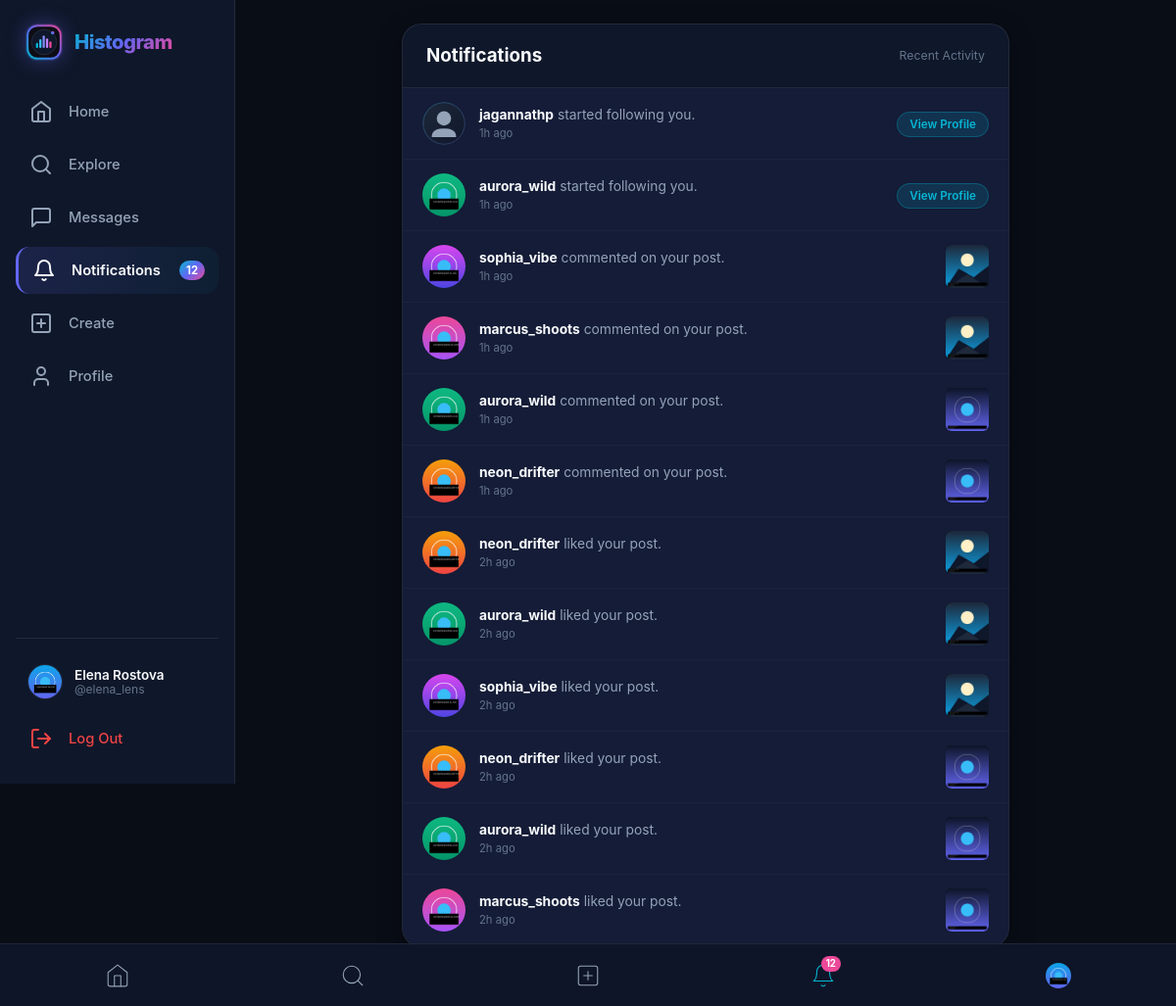
Screenshot of /notifications (signed in) with the database file from the repository.
### tables this page shows
CREATE TABLE users (
        id INTEGER PRIMARY KEY AUTOINCREMENT,
        username TEXT UNIQUE NOT NULL COLLATE NOCASE,
        email TEXT UNIQUE NOT NULL COLLATE NOCASE,
        password_hash TEXT NOT NULL,
        full_name TEXT,
        bio TEXT,
        profile_picture TEXT DEFAULT 'default_avatar.svg',
        created_at TIMESTAMP DEFAULT CURRENT_TIMESTAMP
    );

CREATE TABLE notifications (
        id INTEGER PRIMARY KEY AUTOINCREMENT,
        user_id INTEGER NOT NULL,
        actor_id INTEGER NOT NULL,
        notification_type TEXT NOT NULL CHECK(notification_type IN ('like', 'comment', 'follow', 'message')),
        post_id INTEGER,
        is_read INTEGER DEFAULT 0,
        created_at TIMESTAMP DEFAULT CURRENT_TIMESTAMP,
        FOREIGN KEY (user_id) REFERENCES users(id) ON DELETE CASCADE,
        FOREIGN KEY (actor_id) REFERENCES users(id) ON DELETE CASCADE,
        FOREIGN KEY (post_id) REFERENCES posts(id) ON DELETE CASCADE
    );

CREATE TABLE posts (
        id INTEGER PRIMARY KEY AUTOINCREMENT,
        user_id INTEGER NOT NULL,
        media_path TEXT NOT NULL,
        media_type TEXT NOT NULL CHECK(media_type IN ('image', 'video')),
        caption TEXT,
        created_at TIMESTAMP DEFAULT CURRENT_TIMESTAMP,
        FOREIGN KEY (user_id) REFERENCES users(id) ON DELETE CASCADE
    );

### app.py (the view)
@app.route('/notifications')
@login_required
def notifications_page():
    current_user = get_current_user()
    user_id = current_user['id']
    notifs = database.query_db("""
        SELECT n.*, u.username as actor_username, u.full_name as actor_name, u.profile_picture as actor_avatar,
               p.media_path as post_media, p.media_type as post_media_type
        FROM notifications n
        JOIN users u ON n.actor_id = u.id
        LEFT JOIN posts p ON n.post_id = p.id
        WHERE n.user_id = ?
        ORDER BY n.created_at DESC
        LIMIT 50
    """, (user_id,))
    database.execute_db("UPDATE notifications SET is_read = 1 WHERE user_id = ?", (user_id,))
    return render_template('notifications.html', notifications=[dict(n) for n in notifs])

### app.py (called while the page is built)
def get_current_user():
    user_id = session.get('user_id')
    if not user_id:
        return None
    return database.query_db("SELECT * FROM users WHERE id = ?", (user_id,), one=True)

def login_required(f):
    @wraps(f)
    def decorated_function(*args, **kwargs):
        if 'user_id' not in session:
            flash("Please log in to access this page.", "warning")
            return redirect(url_for('login', next=request.url))
        return f(*args, **kwargs)
    return decorated_function

@app.template_filter('timeago')
def timeago_filter(dt_str):
    if not dt_str:
        return ""
    try:
        if isinstance(dt_str, datetime):
            dt = dt_str
        else:
            dt = datetime.strptime(str(dt_str).split('.')[0], "%Y-%m-%d %H:%M:%S")
        now = datetime.now(timezone.utc).replace(tzinfo=None)
        diff = now - dt
        seconds = int(diff.total_seconds())
        if seconds < 60:
            return "just now"
        elif seconds < 3600:
            m = seconds // 60
            return f"{m}m ago"
        elif seconds < 86400:
            h = seconds // 3600
            return f"{h}h ago"
        elif seconds < 604800:
            d = seconds // 86400
            return f"{d}d ago"
        else:
            w = seconds // 604800
            return f"{w}w ago"
    except Exception:
        return str(dt_str)

@app.context_processor
def inject_global_context():
    current_user = get_current_user()
    unread_notifications = 0
    unread_messages = 0
    if current_user:
        n_row = database.query_db(
            "SELECT COUNT(*) as cnt FROM notifications WHERE user_id = ? AND is_read = 0",
            (current_user['id'],), one=True
        )
        unread_notifications = n_row['cnt'] if n_row else 0
        m_row = database.query_db(
            "SELECT COUNT(*) as cnt FROM messages WHERE receiver_id = ? AND is_read = 0",
            (current_user['id'],), one=True
        )
        unread_messages = m_row['cnt'] if m_row else 0
    return {
        'current_user': current_user,
        'unread_notifications_count': unread_notifications,
        'unread_messages_count': unread_messages,
        'now_year': datetime.now().year
    }

### database.py (called while the page is built)
def get_db_connection():
    conn = sqlite3.connect(DATABASE_PATH)
    conn.row_factory = sqlite3.Row
    conn.execute("PRAGMA foreign_keys = ON;")
    return conn

### templates/notifications.html (shortened to what this page needs)
{% extends "base.html" %}
{% block content %}
<div style="width:100%;max-width:620px;margin:0 auto;">
  <div style="background-color:var(--bg-secondary);border:1px solid var(--border-subtle);border-radius:var(--radius-lg);overflow:hidden;box-shadow:var(--shadow-md);">
    <div style="padding:18px 24px;border-bottom:1px solid var(--border-subtle);display:flex;align-items:center;justify-content:space-between;">
      <h2 style="font-size:1.25rem;font-weight:700;">Notifications</h2>
      <span style="font-size:0.82rem;color:var(--text-dim);">Recent Activity</span>
    </div>
    <div style="display:flex;flex-direction:column;">
      {% if notifications %}
        {% for n in notifications %}
        <div style="display:flex;align-items:center;justify-content:space-between;padding:14px 20px;border-bottom:1px solid rgba(255,255,255,0.03);{% if not n.is_read %}background:rgba(99,102,241,0.06);{% endif %}">
          <div style="display:flex;align-items:center;gap:14px;">
            <a href="{{ url_for('profile', username=n.actor_username) }}">
              <img src="{{ url_for('serve_upload', folder='profiles', filename=n.actor_avatar) }}" style="width:44px;height:44px;border-radius:50%;object-fit:cover;" alt="">
            </a>
            <div style="font-size:0.92rem;line-height:1.4;">
              <a href="{{ url_for('profile', username=n.actor_username) }}" style="font-weight:700;">{{ n.actor_username }}</a>
              {% if n.notification_type == 'like' %}
                <span style="color:var(--text-muted);">liked your post.</span>
              {% elif n.notification_type == 'comment' %}
                <span style="color:var(--text-muted);">commented on your post.</span>
              {% elif n.notification_type == 'follow' %}
                <span style="color:var(--text-muted);">started following you.</span>
              {% elif n.notification_type == 'message' %}
                <span style="color:var(--text-muted);">sent you a message.</span>
              {% endif %}
              <div style="font-size:0.75rem;color:var(--text-dim);margin-top:2px;">
                {{ n.created_at|timeago }}
              </div>
            </div>
          </div>
          <div>
            {% if n.post_id and n.post_media %}
              <a href="{{ url_for('view_post', post_id=n.post_id) }}" style="width:44px;height:44px;display:block;border-radius:6px;overflow:hidden;background:#000;">
                <img src="{{ url_for('serve_upload', folder='posts', filename=n.post_media) }}" style="width:100%;height:100%;object-fit:cover;" alt="">
              </a>
            {% elif n.notification_type == 'follow' %}
              <a href="{{ url_for('profile', username=n.actor_username) }}" class="btn-follow" style="font-size:0.78rem;padding:5px 12px;">
                View Profile
              </a>
            {% elif n.notification_type == 'message' %}
              <a href="{{ url_for('messages_page', username=n.actor_username) }}" class="btn btn-secondary" style="font-size:0.78rem;padding:5px 12px;">
                Chat
              </a>
            {% endif %}
          </div>
        </div>
        {% endfor %}
      {% endif %}
    </div>
  </div>
</div>
{% endblock %}

### templates/base.html (shortened to what this page needs)
<!DOCTYPE html>
<html lang="en">
<head>
  <link rel="stylesheet" href="{{ url_for('static', filename='css/style.css') }}">
</head>
<body>
  <div class="app-wrapper">
    {% if current_user %}
    <aside class="app-sidebar">
      <a href="{{ url_for('home') }}" class="brand-container">
        <img src="{{ url_for('static', filename='images/logo.svg') }}" class="brand-logo-svg" alt="Histogram">
        <span class="brand-name">Histogram</span>
      </a>
      <nav class="nav-menu">
        <a href="{{ url_for('home') }}" class="nav-item {% if request.endpoint == 'home' %}active{% endif %}">
          <svg xmlns="http://www.w3.org/2000/svg" viewBox="0 0 24 24" fill="none" stroke="currentColor" stroke-linecap="round" stroke-linejoin="round"><path d="m3 9 9-7 9 7v11a2 2 0 0 1-2 2H5a2 2 0 0 1-2-2z"/><polyline points="9 22 9 12 15 12 15 22"/></svg>
          <span class="nav-label">Home</span>
        </a>
        <a href="{{ url_for('explore') }}" class="nav-item {% if request.endpoint == 'explore' %}active{% endif %}">
          <svg xmlns="http://www.w3.org/2000/svg" viewBox="0 0 24 24" fill="none" stroke="currentColor" stroke-linecap="round" stroke-linejoin="round"><circle cx="11" cy="11" r="8"/><line x1="21" y1="21" x2="16.65" y2="16.65"/></svg>
          <span class="nav-label">Explore</span>
        </a>
        <a href="{{ url_for('messages_page') }}" class="nav-item {% if request.endpoint == 'messages_page' %}active{% endif %}">
          <svg xmlns="http://www.w3.org/2000/svg" viewBox="0 0 24 24" fill="none" stroke="currentColor" stroke-linecap="round" stroke-linejoin="round"><path d="M21 15a2 2 0 0 1-2 2H7l-4 4V5a2 2 0 0 1 2-2h14a2 2 0 0 1 2 2z"/></svg>
          <span class="nav-label">Messages</span>
        </a>
        <a href="{{ url_for('notifications_page') }}" class="nav-item {% if request.endpoint == 'notifications_page' %}active{% endif %}">
          <svg xmlns="http://www.w3.org/2000/svg" viewBox="0 0 24 24" fill="none" stroke="currentColor" stroke-linecap="round" stroke-linejoin="round"><path d="M18 8A6 6 0 0 0 6 8c0 7-3 9-3 9h18s-3-2-3-9"/><path d="M13.73 21a2 2 0 0 1-3.46 0"/></svg>
          <span class="nav-label">Notifications</span>
          {% if unread_notifications_count > 0 %}
            <span class="nav-badge badge-notifications">{{ unread_notifications_count }}</span>
          {% endif %}
        </a>
        <a href="{{ url_for('create_post') }}" class="nav-item {% if request.endpoint == 'create_post' %}active{% endif %}">
          <svg xmlns="http://www.w3.org/2000/svg" viewBox="0 0 24 24" fill="none" stroke="currentColor" stroke-linecap="round" stroke-linejoin="round"><rect x="3" y="3" width="18" height="18" rx="2" ry="2"/><line x1="12" y1="8" x2="12" y2="16"/><line x1="8" y1="12" x2="16" y2="12"/></svg>
          <span class="nav-label">Create</span>
        </a>
        <a href="{{ url_for('profile', username=current_user.username) }}" class="nav-item {% if request.endpoint == 'profile' and request.view_args.get('username') == current_user.username %}active{% endif %}">
          <svg xmlns="http://www.w3.org/2000/svg" viewBox="0 0 24 24" fill="none" stroke="currentColor" stroke-linecap="round" stroke-linejoin="round"><path d="M19 21v-2a4 4 0 0 0-4-4H9a4 4 0 0 0-4 4v2"/><circle cx="12" cy="7" r="4"/></svg>
          <span class="nav-label">Profile</span>
        </a>
      </nav>
      <div class="sidebar-footer">
        <a href="{{ url_for('profile', username=current_user.username) }}" class="user-profile-btn">
          <img src="{{ url_for('serve_upload', folder='profiles', filename=current_user.profile_picture) }}" class="avatar" alt="">
          <div class="user-meta">
            <span class="name">{{ current_user.full_name or current_user.username }}</span>
            <span class="username">@{{ current_user.username }}</span>
          </div>
        </a>
        <a href="{{ url_for('logout') }}" class="nav-item" style="padding:10px 14px;color:var(--accent-red);" title="Log Out">
          <svg xmlns="http://www.w3.org/2000/svg" viewBox="0 0 24 24" fill="none" stroke="currentColor" stroke-linecap="round" stroke-linejoin="round"><path d="M9 21H5a2 2 0 0 1-2-2V5a2 2 0 0 1 2-2h4"/><polyline points="16 17 21 12 16 7"/><line x1="21" y1="12" x2="9" y2="12"/></svg>
          <span class="nav-label">Log Out</span>
        </a>
      </div>
    </aside>
    {% endif %}
    <main class="app-main" {% if not current_user %}style="margin-left:0;padding-top:40px;"{% endif %}>
      {% block content %}{% endblock %}
    </main>
  </div>
  {% if current_user %}
  <nav class="mobile-bottom-nav">
    <a href="{{ url_for('home') }}" class="mobile-nav-link {% if request.endpoint == 'home' %}active{% endif %}">
      <svg xmlns="http://www.w3.org/2000/svg" viewBox="0 0 24 24" fill="none" stroke="currentColor" stroke-linecap="round" stroke-linejoin="round"><path d="m3 9 9-7 9 7v11a2 2 0 0 1-2 2H5a2 2 0 0 1-2-2z"/><polyline points="9 22 9 12 15 12 15 22"/></svg>
    </a>
    <a href="{{ url_for('explore') }}" class="mobile-nav-link {% if request.endpoint == 'explore' %}active{% endif %}">
      <svg xmlns="http://www.w3.org/2000/svg" viewBox="0 0 24 24" fill="none" stroke="currentColor" stroke-linecap="round" stroke-linejoin="round"><circle cx="11" cy="11" r="8"/><line x1="21" y1="21" x2="16.65" y2="16.65"/></svg>
    </a>
    <a href="{{ url_for('create_post') }}" class="mobile-nav-link {% if request.endpoint == 'create_post' %}active{% endif %}">
      <svg xmlns="http://www.w3.org/2000/svg" viewBox="0 0 24 24" fill="none" stroke="currentColor" stroke-linecap="round" stroke-linejoin="round"><rect x="3" y="3" width="18" height="18" rx="2" ry="2"/><line x1="12" y1="8" x2="12" y2="16"/><line x1="8" y1="12" x2="16" y2="12"/></svg>
    </a>
    <a href="{{ url_for('notifications_page') }}" class="mobile-nav-link {% if request.endpoint == 'notifications_page' %}active{% endif %}">
      <svg xmlns="http://www.w3.org/2000/svg" viewBox="0 0 24 24" fill="none" stroke="currentColor" stroke-linecap="round" stroke-linejoin="round"><path d="M18 8A6 6 0 0 0 6 8c0 7-3 9-3 9h18s-3-2-3-9"/><path d="M13.73 21a2 2 0 0 1-3.46 0"/></svg>
      {% if unread_notifications_count > 0 %}
        <span class="mobile-badge badge-notifications">{{ unread_notifications_count }}</span>
      {% endif %}
    </a>
    <a href="{{ url_for('profile', username=current_user.username) }}" class="mobile-nav-link {% if request.endpoint == 'profile' and request.view_args.get('username') == current_user.username %}active{% endif %}">
      <img src="{{ url_for('serve_upload', folder='profiles', filename=current_user.profile_picture) }}" style="width:26px;height:26px;border-radius:50%;object-fit:cover;" alt="">
    </a>
  </nav>
  {% endif %}
</body>
</html>

### rows the page displays
users: profile_picture (picture), full_name "Elena Rostova", username "elena_lens"
notifications: profile_picture (placeholder picture), actor_username "jagannathp", notification_type "started following you.", created_at "1h ago"
notifications: profile_picture (picture), actor_username "aurora_wild", notification_type "started following you.", created_at "1h ago"
notifications: profile_picture (picture), actor_username "sophia_vibe", notification_type "commented on your post.", created_at "1h ago", media_path (picture)
notifications: profile_picture (picture), actor_username "marcus_shoots", notification_type "commented on your post.", created_at "1h ago", media_path (picture)
notifications: profile_picture (picture), actor_username "aurora_wild", notification_type "commented on your post.", created_at "1h ago", media_path (picture)
notifications: profile_picture (picture), actor_username "neon_drifter", notification_type "commented on your post.", created_at "1h ago", media_path (picture)
notifications: profile_picture (picture), actor_username "neon_drifter", notification_type "liked your post.", created_at "2h ago", media_path (picture)
notifications: profile_picture (picture), actor_username "aurora_wild", notification_type "liked your post.", created_at "2h ago", media_path (picture)
notifications: profile_picture (picture), actor_username "sophia_vibe", notification_type "liked your post.", created_at "2h ago", media_path (picture)
notifications: profile_picture (picture), actor_username "neon_drifter", notification_type "liked your post.", created_at "2h ago", media_path (picture)
notifications: profile_picture (picture), actor_username "aurora_wild", notification_type "liked your post.", created_at "2h ago", media_path (picture)
notifications: profile_picture (picture), actor_username "marcus_shoots", notification_type "liked your post.", created_at "2h ago", media_path (picture)

### other values shown
{{ unread_notifications_count }} "12"
